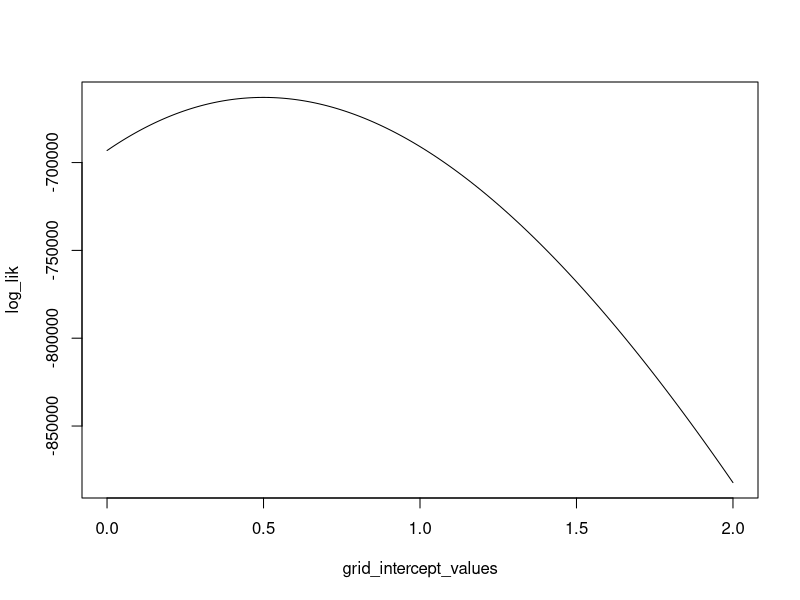

Write the R code that produced this figure.
#### The following code will simulate data & estimate the parameters 
#### using the optim function 


#### Model with only intercept term 

#### define true values of the parameters #####
intercept = 0.5

n <- 1000000

 
#### set seed for reproducibility 
set.seed(55405)
#### generate a covariate 
age <- runif(n,0,100)

#### simulate the data #### 
p = exp(intercept)/(1+exp(intercept))

binomial_data <- rbinom(n,size=1,prob=p)


#### Write the log likelihood function 

log_lik_fun <- function(beta_0,data,age)
{
  
 
  
  
  
  
  
  n = length(data)
  
  sum(data * (beta_0 -log(1+exp(beta_0))) + (1-data) * (-1*log(1+exp(beta_0)))) 
  
  
  
  
  
}

#### Optimize the parameters using the optim function
#### Note fnscale=-1 turns it into a maximization problem 

intercept_estimate <- optim(0,log_lik_fun,age=age,data=binomial_data,control= list(fnscale=-1))$par 

#### Plotting the log likelihood function over a grid of values 

grid_intercept_values <- seq(0,2,0.01)

log_lik <- sapply(grid_intercept_values,log_lik_fun,data=binomial_data)

plot(grid_intercept_values,log_lik,type="l")






#### model with a single predictor ####

intercept = 0.5

slope =1 

set.seed(55405)
age <- rpois(n,5)

p1 = exp(intercept+slope*age)/(1+exp(intercept+slope*age))

binomial_data1 <- rbinom(n,size=1,prob=p1)



log_lik_fun1 <- function(par,data,predictor)
{
  beta_0 = par[1]
  beta_1 = par[2]
  
  n = length(data)
  
  sum(data * (beta_0+beta_1*predictor-log(1+exp(beta_0+beta_1*predictor))) + (1-data) * (-1*log(1+exp(beta_0+beta_1*predictor)))) 
  
  
  
  
  
}

par_est <- optim(c(0,0),log_lik_fun1,data=binomial_data1,predictor=age,control= list(fnscale=-1))$par


#

#intercept_vals <- seq(0,2,0.01)

#slope_vals <- seq(0,2,0.01)

#log_lik1 <-sapply(c(slope_vals,intercept_vals),log_lik_fun1,data=binomial_data1,predictor=age)

#plot(intercept_vals,log_lik1,type="l")